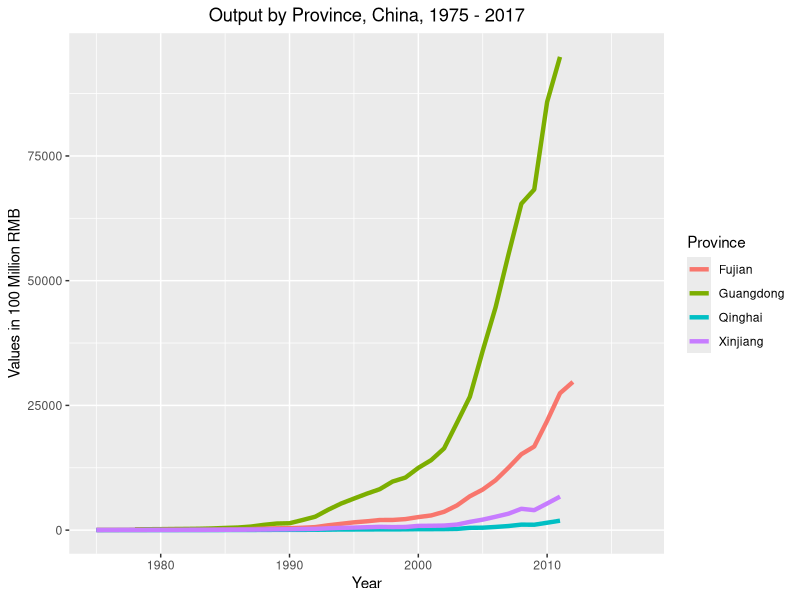
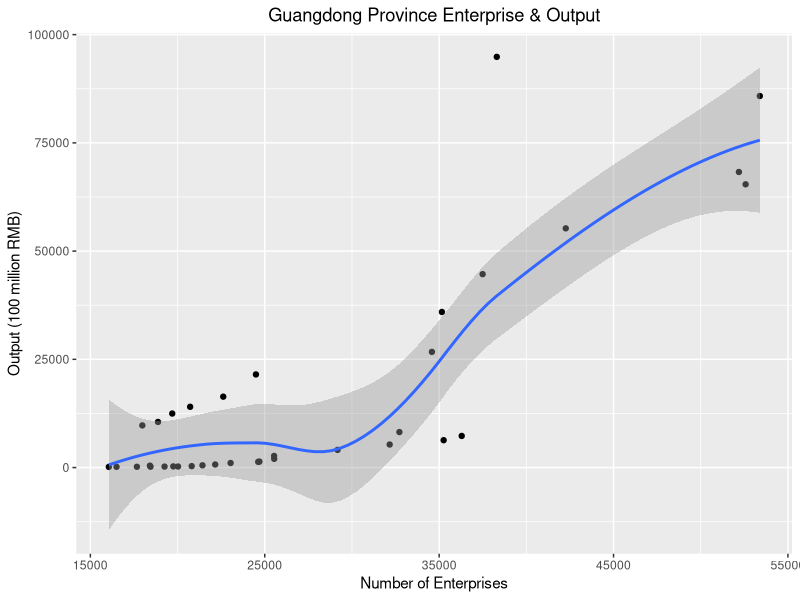
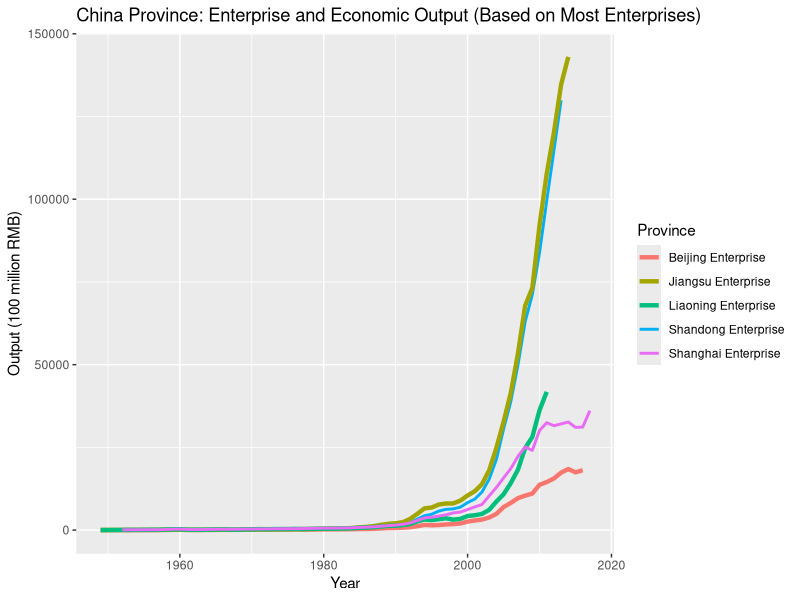
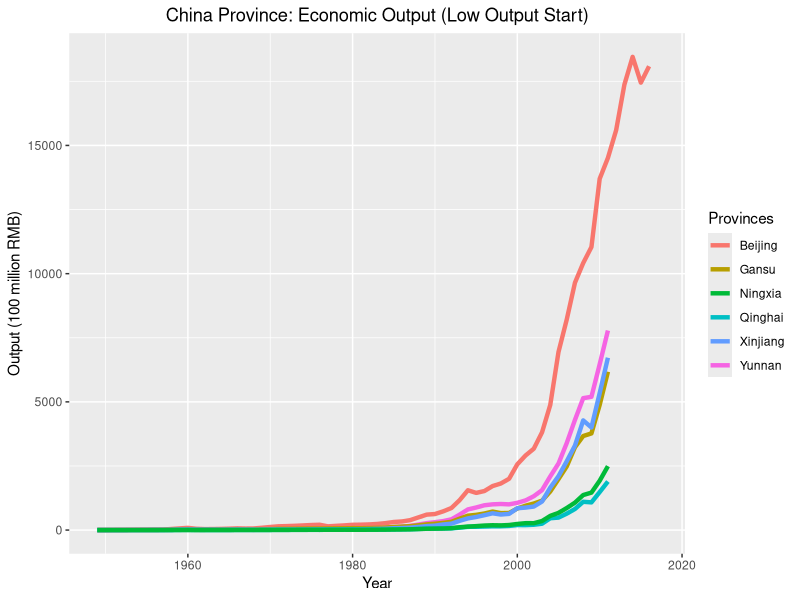
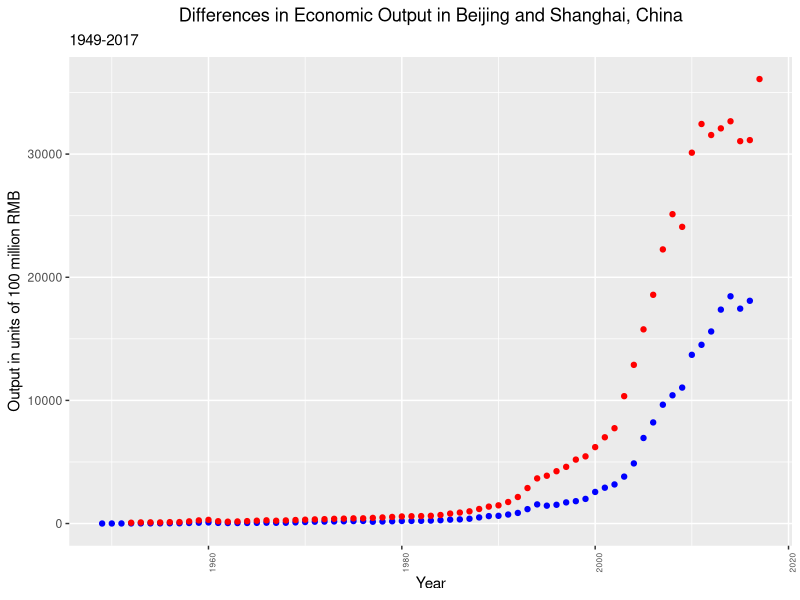
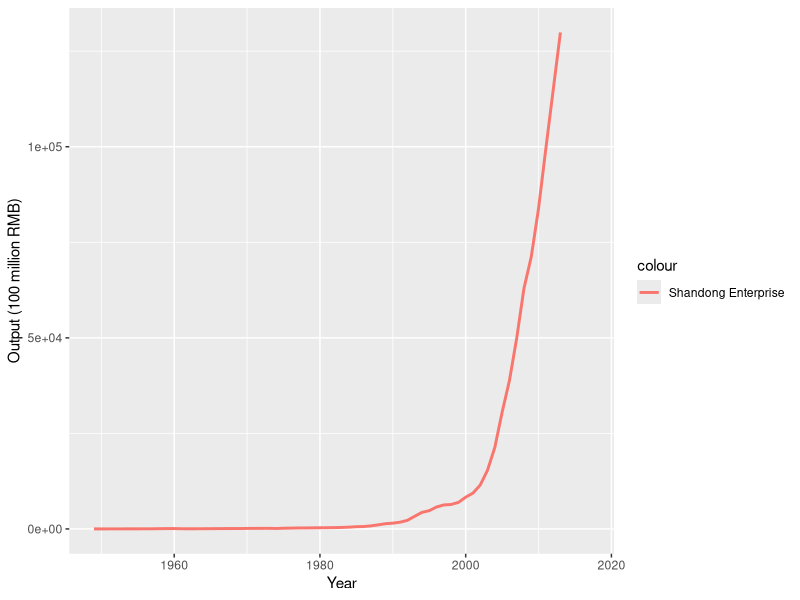
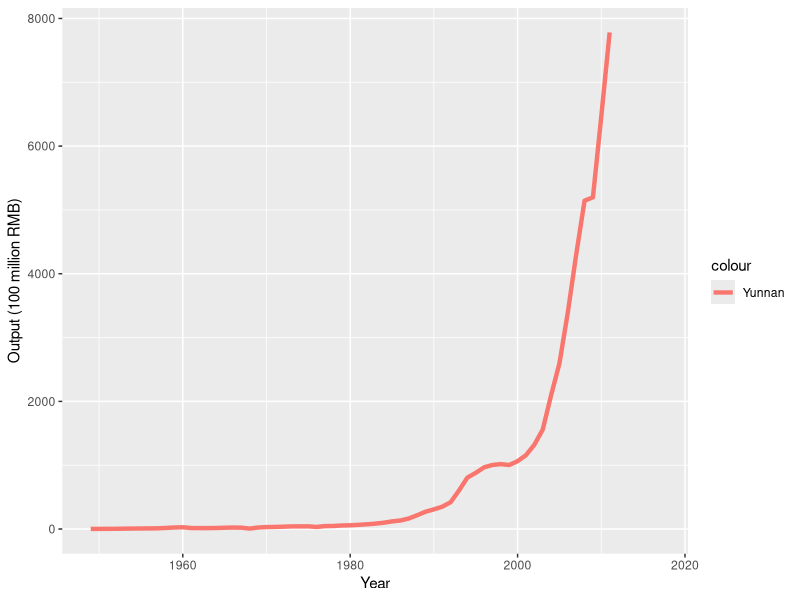

Generate these figures, in order, with R:
# Authors: Kevin Ho, Carmelita DeLeon, Alisha Husain
# 1/27/2019

library(tidyverse)
library(readr)
library(ggplot2)

object1 <- read.csv("China_EO_49to17.csv", fileEncoding = "latin1")
object2 <- as_tibble(object1)

Year <- seq(from=1949, to=2017)
object2$Year <- Year

# Author: Kevin Kho
# Filters dataset for years after 1975 first, then plots outputs against Year of several provinces
line_grph1 <- filter(object2, Year >= 1975) %>%
  ggplot() +
  geom_line(mapping = aes(x = Year, y = Guangdong_Output, color = "Guangdong"), size = 1.5, na.rm = TRUE) +
  geom_line(mapping = aes(x = Year, y = Fujian_Output, color = "Fujian"), size = 1.5, na.rm = TRUE) +
  geom_line(mapping = aes(x = Year, y = Qinghai_Output, color = "Qinghai"), size = 1.5, na.rm = TRUE) +
  geom_line(mapping = aes(x = Year, y = Xinjiang_Output, color = "Xinjiang"), size = 1.5, na.rm = TRUE) +
  scale_color_discrete(name = "Province") +
  scale_y_continuous(name = "Values in 100 Million RMB") +
  ggtitle("Output by Province, China, 1975 - 2017")

# Filters dataset for years after 1975 first, then plots Guandong Output + Enterpise with point and smooth geoms respectively
line_grph2 <- filter(object2, Year >= 1975) %>%
  ggplot() +
  geom_point(mapping = aes(x = Guangdong_Enterprise, y = Guangdong_Output), na.rm = TRUE) +
  geom_smooth(mapping = aes(x = Guangdong_Enterprise, y = Guangdong_Output), na.rm = TRUE) +
  scale_y_continuous(name = "Output (100 million RMB)") +
  scale_x_continuous(name = "Number of Enterprises") +
  ggtitle("Guangdong Province Enterprise & Output")

# Author: Carmelita DeLeon
# Filters dataset by selecting specific provinces and their output
selected_provinces <-
  object2 %>% select(Year, Shandong_Enterprise, Shandong_Output,
                     Beijing_Enterprise, Beijing_Output,
                     Shanghai_Enterprise, Shanghai_Output,
                     Jiangsu_Enterprise, Jiangsu_Output,
                     Liaoning_Enterprise, Liaoning_Output,
                     Guangdong_Enterprise, Guangdong_Output,
                     Yunnan_Enterprise, Yunnan_Output,
                     Gansu_Enterprise, Gansu_Output,
                     Xinjiang_Enterprise, Xinjiang_Output,
                     Qinghai_Enterprise, Qinghai_Output,
                     Ningxia_Enterprise, Ningxia_Output
  )

master = ggplot(data=selected_provinces, 
                aes(x=Year, y=Shandong_Output,
                    color = "Shandong Enterprise" )) +
  geom_line(size=1) +
  xlab("Year") +
  ylab("Output (100 million RMB)")

# Add each province to the plot
add_beijing <- geom_line(size = 1.5, data=selected_provinces,
                         aes(x=Year, y=Beijing_Output,
                             color = "Beijing Enterprise"))
add_shanghai <- geom_line(size = 1, data=selected_provinces,
                          aes(x=Year, y=Shanghai_Output,
                              color = "Shanghai Enterprise"))
add_jiangsu <- geom_line(size = 1.5, data=selected_provinces,
                         aes(x=Year, y=Jiangsu_Output,
                             color = "Jiangsu Enterprise"))
add_liaoning <- geom_line(size = 1.5, data=selected_provinces,
                          aes(x=Year, y=Liaoning_Output,
                              color = "Liaoning Enterprise"))

# Combine all the variables 
line_grph3 <- master + 
  add_beijing + 
  add_jiangsu + 
  add_liaoning + 
  add_shanghai +  
  ggtitle("China Province: Enterprise and Economic Output (Based on Most Enterprises)") + 
  theme_update(plot.title = element_text(hjust = 0.5))

# Rename legend
legend <- line_grph3$labels$colour <- "Province" 

# Filters dataset by selecting specific provinces and their output
master2 = ggplot(data=selected_provinces, 
                 aes(x=Year, y=Yunnan_Output,
                     color =  "Yunnan" )) +
  geom_line(size=1.5) + 
  xlab("Year") + 
  ylab("Output (100 million RMB)")

# Add each province to the plot
add_beijing <- geom_line(size = 1.5, data=selected_provinces,
                         aes(x=Year, y=Beijing_Output,
                             color = "Beijing"))
add_guangdong <- geom_line(size = 1.5, data=selected_provinces,
                           aes(x=Year, y=Guangdong_Output,
                               color = "Guangdong"))
add_gansu <- geom_line(size = 1.5, data=selected_provinces,
                       aes(x=Year, y=Gansu_Output,
                           color = "Gansu"))
add_xinjiang <- geom_line(size = 1.5, data=selected_provinces,
                          aes(x=Year, y=Xinjiang_Output,
                              color = "Xinjiang"))
add_qinghai <- geom_line(size = 1.5, data=selected_provinces,
                         aes(x=Year, y=Qinghai_Output,
                             color = "Qinghai"))
add_ningxia <- geom_line(size = 1.5, data=selected_provinces,
                         aes(x=Year, y=Ningxia_Output,
                             color = "Ningxia"))

# Combine all the variables into one line graph
line_grph4 <- master2 +
  add_beijing +
  add_gansu +
  add_xinjiang +
  add_qinghai +
  add_ningxia + 
  ggtitle("China Province: Economic Output (Low Output Start)") +
  theme_update(plot.title = element_text(hjust = 0.5))

# Rename legend
legend <- line_grph4$labels$colour <- "Provinces" 

# Author: Alisha Husain
# Compares the two wealthiest provinces in China
line_grph5 <- ggplot(data = object2) +
  labs(title = "Differences in Economic Output in Beijing and Shanghai, China") +
  labs(subtitle = "1949-2017") +
  labs(y = "Output in units of 100 million RMB") +
  theme(axis.text.x = element_text(size = 6, angle = 90)) +
  geom_point(na.rm = TRUE, mapping = aes(x = Year, y = Beijing_Output), color = "blue") +
  geom_point(na.rm = TRUE, mapping = aes(x = Year, y = Shanghai_Output), color = "red") 
